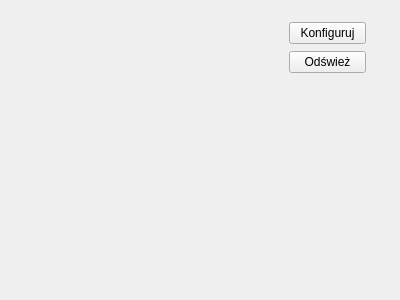
<?xml version="1.0" encoding="UTF-8"?>
<ui version="4.0">
 <class>DataExplorerSourceWidget</class>
 <widget class="QWidget" name="DataExplorerSourceWidget">
  <property name="geometry">
   <rect>
    <x>0</x>
    <y>0</y>
    <width>400</width>
    <height>300</height>
   </rect>
  </property>
  <property name="windowTitle">
   <string>Form</string>
  </property>
  <layout class="QHBoxLayout" name="horizontalLayout">
   <item>
    <widget class="QWidget" name="widget" native="true">
     <property name="sizePolicy">
      <sizepolicy hsizetype="Expanding" vsizetype="Expanding">
       <horstretch>0</horstretch>
       <verstretch>0</verstretch>
      </sizepolicy>
     </property>
    </widget>
   </item>
   <item>
    <widget class="QWidget" name="widget_2" native="true">
     <property name="sizePolicy">
      <sizepolicy hsizetype="Fixed" vsizetype="Expanding">
       <horstretch>0</horstretch>
       <verstretch>0</verstretch>
      </sizepolicy>
     </property>
     <property name="minimumSize">
      <size>
       <width>120</width>
       <height>160</height>
      </size>
     </property>
     <widget class="QWidget" name="">
      <property name="geometry">
       <rect>
        <x>20</x>
        <y>10</y>
        <width>77</width>
        <height>54</height>
       </rect>
      </property>
      <layout class="QVBoxLayout" name="verticalLayout">
       <item>
        <widget class="QPushButton" name="pushButton">
         <property name="text">
          <string>Konfiguruj</string>
         </property>
        </widget>
       </item>
       <item>
        <widget class="QPushButton" name="pushButton_2">
         <property name="text">
          <string>Odśwież</string>
         </property>
        </widget>
       </item>
      </layout>
     </widget>
    </widget>
   </item>
  </layout>
 </widget>
 <resources/>
 <connections/>
</ui>
